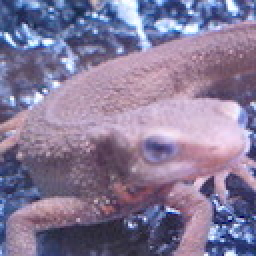
#> input picture Question_91_100/imori.jpg, 128 x 128 px, found by its file name (shown 2 times larger)
$ python prac_93.py
#> lines starting #> are read from the running program, lines starting #| are printed output that depends on the picture
import numpy as np
import cv2

# [x1, y1, x2, y2] x1,y1...矩形の左上のx,y  x2,y2...矩形の右下のx,y
img = cv2.imread("Question_91_100/imori.jpg").astype(np.float32)
a = (50, 50, 150, 150)
b = (60, 60, 170, 160)

def iou(a,b):
#> called with a = (50, 50, 150, 150), b = (60, 60, 170, 160)
  R1 = (a[2] - a[0]) * (a[3] - a[1])
  R2 = (b[2] - b[0]) * (b[3] - b[1])
  RoI_array = np.array((max(a[0], b[0]), max(a[1], b[1]), min(a[2], b[2]), min(a[3], b[3])), dtype=np.float32)
  RoI = (RoI_array[2] - RoI_array[0]) * (RoI_array[3] - RoI_array[1])
  iou = RoI / (R1 + R2 -RoI)
  cv2.rectangle(img,(a[0],a[1]),(a[2],a[3]),(255,0,0),1)
  cv2.rectangle(img,(b[0],b[1]),(b[2],b[3]),(0,255,0),1)
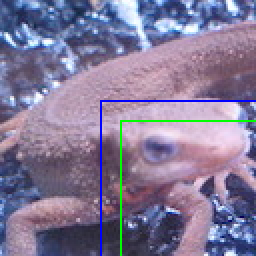
#> img: shape (128, 128, 3) float32 (shown 2 times larger); mean B, G, R 152.5, 121.7, 131.5
  return img

out  = iou(a,b)
cv2.imshow('result',out)
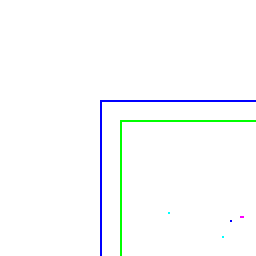
#> window 'result': shape (128, 128, 3) (shown 2 times larger); mean B, G, R 252.9, 252.5, 250.4
cv2.waitKey(0)

$ run again, with Question_91_100/madara.jpg copied over Question_91_100/imori.jpg
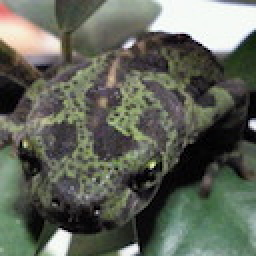
#> input picture Question_91_100/madara.jpg, 128 x 128 px, found by its file name (shown 2 times larger)
#> in iou, `cv2.rectangle(img,(b[0],b[1]),(b[2],b[3]),(0,255,0),1)`:
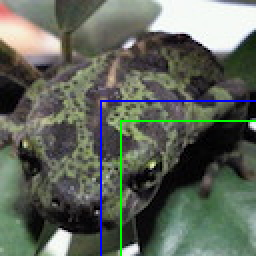
#> img: shape (128, 128, 3) float32 (shown 2 times larger); mean B, G, R 91, 101.4, 94.9
#> `cv2.imshow('result',out)`:
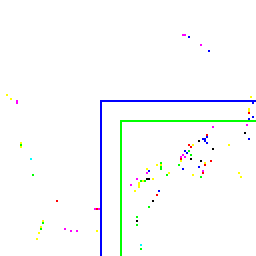
#> window 'result': shape (128, 128, 3) (shown 2 times larger); mean B, G, R 251.9, 251.7, 249.8
